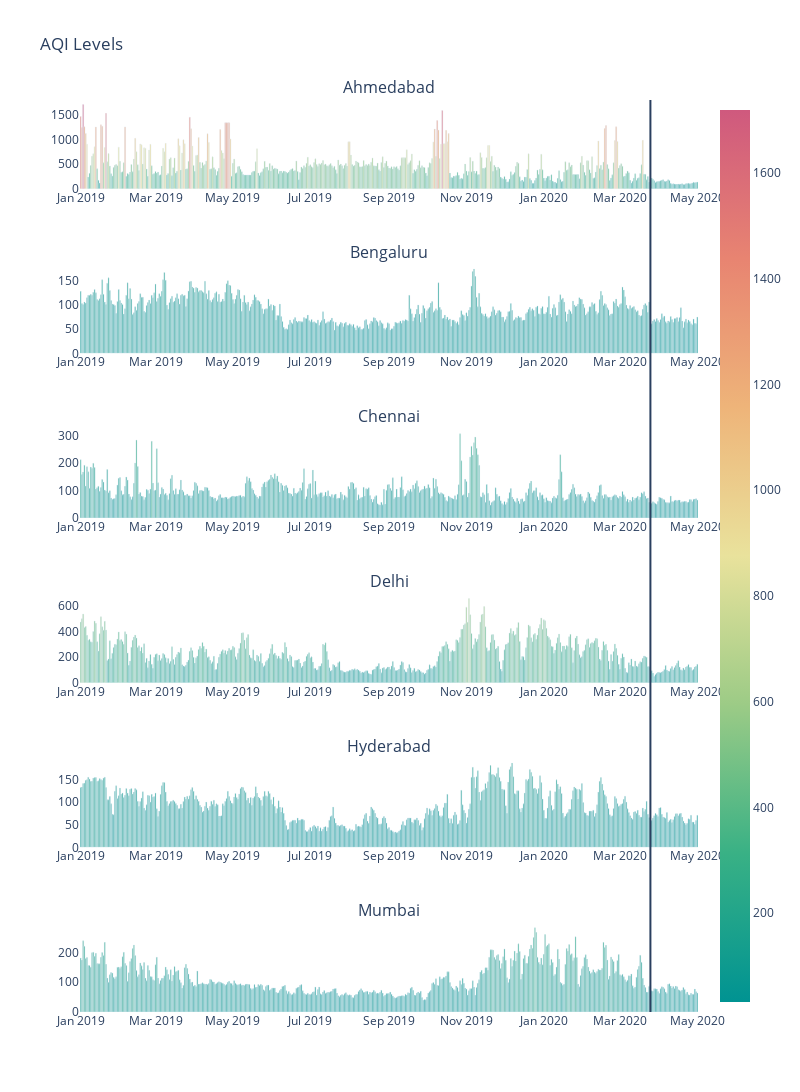

The notebook cell saved with this chart:
### Markdown cell above
# AQI for some of the major cities of India
# The cities that will be the subject of our study are - Ahmedabad, Delhi, Bengaluru, Mumbai,Hyderabad and Chennai

### Code cell
AQI_pivot = AQI.pivot(index='Date', columns='City', values='AQI')
AQI_pivot.fillna(method='bfill',inplace=True)


from plotly.subplots import make_subplots
import plotly.graph_objects as go

fig = make_subplots(
    rows=6, cols=1,
    #specs=[[{}, {}],
          # [{"colspan": 6}, None]],
    subplot_titles=("Ahmedabad","Bengaluru","Chennai","Delhi",'Hyderabad','Mumbai'))

fig.add_trace(go.Bar(x=AQI_pivot.index, y=AQI_pivot['Ahmedabad'],
                    marker=dict(color=AQI_pivot['Ahmedabad'],coloraxis="coloraxis")),
              1, 1)
fig.add_trace(go.Bar(x=AQI_pivot.index, y=AQI_pivot['Bengaluru'],
                    marker=dict(color=AQI_pivot['Bengaluru'], coloraxis="coloraxis")),
              2, 1)
fig.add_trace(go.Bar(x=AQI_pivot.index, y=AQI_pivot['Chennai'],
                    marker=dict(color=AQI_pivot['Chennai'], coloraxis="coloraxis")),
              3, 1)
fig.add_trace(go.Bar(x=AQI_pivot.index, y=AQI_pivot['Delhi'],
                    marker=dict(color=AQI_pivot['Delhi'], coloraxis="coloraxis")),
              4, 1)
fig.add_trace(go.Bar(x=AQI_pivot.index, y=AQI_pivot['Hyderabad'],
                    marker=dict(color=AQI_pivot['Hyderabad'], coloraxis="coloraxis")),
              5, 1)
fig.add_trace(go.Bar(x=AQI_pivot.index, y=AQI_pivot['Mumbai'],
                    marker=dict(color=AQI_pivot['Mumbai'], coloraxis="coloraxis")),
              6, 1)

fig.update_layout(coloraxis=dict(colorscale='Temps'),showlegend=False,title_text="AQI Levels")

fig.update_layout(plot_bgcolor='white')

fig.update_layout( width=800,height=1200,shapes=[
      dict(
      type= 'line',
      yref= 'paper', y0= 0, y1= 1,
      xref= 'x', x0= '2020-03-25', x1= '2020-03-25'
    )
])

fig.show()

### Figure 1 — Plotly figure (JSON) as saved in the notebook; plotly's stock layout.template omitted (floating-point values rounded to 4 significant figures; data arrays with more than 128 entries replaced by an {"elided": "..."} marker saying what was removed)
{"data": [{"marker": {"color": {"elided": "487 int values"}, "coloraxis": "coloraxis"}, "type": "bar", "x": {"elided": "487 str values"}, "xaxis": "x", "y": {"elided": "487 int values"}, "yaxis": "y"}, {"marker": {"color": {"elided": "487 int values"}, "coloraxis": "coloraxis"}, "type": "bar", "x": {"elided": "487 str values"}, "xaxis": "x2", "y": {"elided": "487 int values"}, "yaxis": "y2"}, {"marker": {"color": {"elided": "487 int values"}, "coloraxis": "coloraxis"}, "type": "bar", "x": {"elided": "487 str values"}, "xaxis": "x3", "y": {"elided": "487 int values"}, "yaxis": "y3"}, {"marker": {"color": {"elided": "487 int values"}, "coloraxis": "coloraxis"}, "type": "bar", "x": {"elided": "487 str values"}, "xaxis": "x4", "y": {"elided": "487 int values"}, "yaxis": "y4"}, {"marker": {"color": {"elided": "487 int values"}, "coloraxis": "coloraxis"}, "type": "bar", "x": {"elided": "487 str values"}, "xaxis": "x5", "y": {"elided": "487 int values"}, "yaxis": "y5"}, {"marker": {"color": {"elided": "487 int values"}, "coloraxis": "coloraxis"}, "type": "bar", "x": {"elided": "487 str values"}, "xaxis": "x6", "y": {"elided": "487 int values"}, "yaxis": "y6"}], "layout": {"annotations": [{"font": {"size": 16}, "showarrow": false, "text": "Ahmedabad", "x": 0.5, "xanchor": "center", "xref": "paper", "y": 1.0, "yanchor": "bottom", "yref": "paper"}, {"font": {"size": 16}, "showarrow": false, "text": "Bengaluru", "x": 0.5, "xanchor": "center", "xref": "paper", "y": 0.8194, "yanchor": "bottom", "yref": "paper"}, {"font": {"size": 16}, "showarrow": false, "text": "Chennai", "x": 0.5, "xanchor": "center", "xref": "paper", "y": 0.6389, "yanchor": "bottom", "yref": "paper"}, {"font": {"size": 16}, "showarrow": false, "text": "Delhi", "x": 0.5, "xanchor": "center", "xref": "paper", "y": 0.4583, "yanchor": "bottom", "yref": "paper"}, {"font": {"size": 16}, "showarrow": false, "text": "Hyderabad", "x": 0.5, "xanchor": "center", "xref": "paper", "y": 0.2778, "yanchor": "bottom", "yref": "paper"}, {"font": {"size": 16}, "showarrow": false, "text": "Mumbai", "x": 0.5, "xanchor": "center", "xref": "paper", "y": 0.09722, "yanchor": "bottom", "yref": "paper"}], "coloraxis": {"colorscale": [[0, "rgb(0, 147, 146)"], [0.1667, "rgb(57, 177, 133)"], [0.3333, "rgb(156, 203, 134)"], [0.5, "rgb(233, 226, 156)"], [0.6667, "rgb(238, 180, 121)"], [0.8333, "rgb(232, 132, 113)"], [1, "rgb(207, 89, 126)"]]}, "height": 1200, "plot_bgcolor": "white", "shapes": [{"type": "line", "x0": "2020-03-25", "x1": "2020-03-25", "xref": "x", "y0": 0, "y1": 1, "yref": "paper"}], "showlegend": false, "title": {"text": "AQI Levels"}, "width": 800, "xaxis": {"anchor": "y", "domain": [0, 1]}, "xaxis2": {"anchor": "y2", "domain": [0, 1]}, "xaxis3": {"anchor": "y3", "domain": [0, 1]}, "xaxis4": {"anchor": "y4", "domain": [0, 1]}, "xaxis5": {"anchor": "y5", "domain": [0, 1]}, "xaxis6": {"anchor": "y6", "domain": [0, 1]}, "yaxis": {"anchor": "x", "domain": [0.9028, 1.0]}, "yaxis2": {"anchor": "x2", "domain": [0.7222, 0.8194]}, "yaxis3": {"anchor": "x3", "domain": [0.5417, 0.6389]}, "yaxis4": {"anchor": "x4", "domain": [0.3611, 0.4583]}, "yaxis5": {"anchor": "x5", "domain": [0.1806, 0.2778]}, "yaxis6": {"anchor": "x6", "domain": [0, 0.09722]}}}
